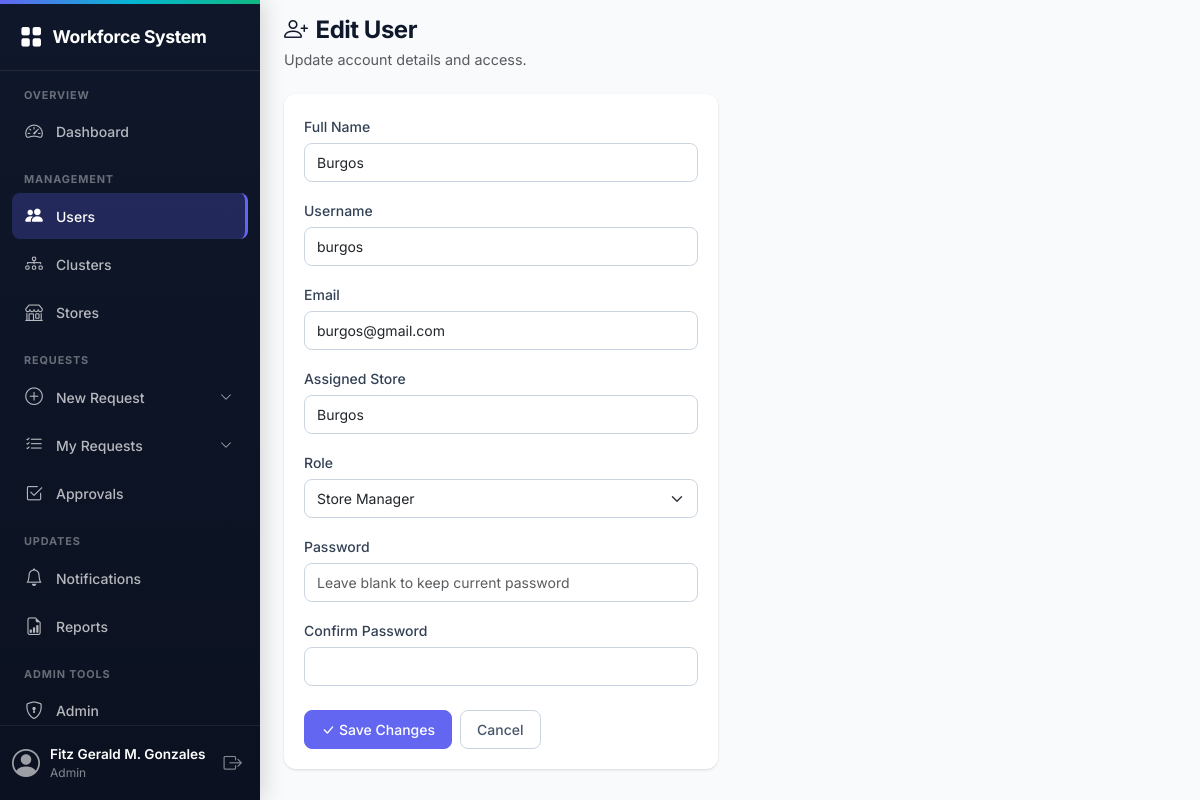
Page /admin/users/2/edit (signed in) on the committed database.
### models/user.py (models this page shows, shortened)
class User(UserMixin, db.Model):
    __tablename__ = 'users'
    id = db.Column(db.Integer, primary_key=True)
    full_name = db.Column(db.String(100), nullable=False)
    username = db.Column(db.String(80), unique=True, nullable=False)
    email = db.Column(db.String(120), unique=True, nullable=False)
    password_hash = db.Column(db.String(256), nullable=False)
    role = db.Column(db.String(20), nullable=False, default='requester')
    store_branch = db.Column(db.String(100), nullable=False)
    created_at = db.Column(db.DateTime, server_default=db.func.now())

### routes/admin.py (the view, shortened to what this page needs)
@admin.route('/users/<int:user_id>/edit', methods=['GET', 'POST'])
@login_required
def edit_user(user_id):
    if not admin_required():
        return render_template('admin/restricted.html')
    user = User.query.get_or_404(user_id)
    form = AdminUserForm(obj=user)
    return render_template('admin/user_form.html', form=form, mode='edit', user=user)

### routes/admin.py
class AdminUserForm(FlaskForm):
    full_name = StringField('Full Name', validators=[Length(max=100)])
    username = StringField('Username', validators=[Length(max=80)])
    email = StringField('Email', validators=[Length(max=120)])
    store_branch = StringField('Assigned Store', validators=[Length(max=100)])
    role = SelectField('Role', choices=ROLE_CHOICES)
    password = PasswordField('Password', validators=[Optional(), Length(min=6, max=128)])
    confirm_password = PasswordField(
        'Confirm Password',
        validators=[Optional(), EqualTo('password', message='Passwords must match.')],
    )

### models/__init__.py (called while the page is built)
@login_manager.user_loader
def load_user(user_id):
    from models.user import User
    return User.query.get(int(user_id))

### routes/admin.py (called while the page is built)
def admin_required():
    return current_user.role == 'admin'

### templates/admin/user_form.html (shortened to what this page needs)
{% extends "base.html" %}
{% block content %}
<div class="page-header">
    <h2><i class="bi bi-person-plus me-2"></i>{{ 'Edit User' if mode == 'edit' else 'New User' }}</h2>
    <p class="text-muted mb-0">{{ 'Update account details and access.' if mode == 'edit' else 'Create a new account for this system.' }}</p>
</div>
<div class="row">
    <div class="col-lg-6">
        <div class="card">
            <div class="card-body">
                <form method="POST" action="">
                    <div class="mb-3">
                        {{ form.full_name.label(class="form-label") }}
                        {{ form.full_name(class="form-control" + (" is-invalid" if form.full_name.errors else ""), placeholder="Juan Dela Cruz") }}
                    </div>
                    <div class="mb-3">
                        {{ form.username.label(class="form-label") }}
                        {{ form.username(class="form-control" + (" is-invalid" if form.username.errors else ""), placeholder="juan.dela.cruz") }}
                    </div>
                    <div class="mb-3">
                        {{ form.email.label(class="form-label") }}
                        {{ form.email(class="form-control" + (" is-invalid" if form.email.errors else ""), placeholder="name@example.com") }}
                    </div>
                    <div class="mb-3">
                        {{ form.store_branch.label(class="form-label") }}
                        {{ form.store_branch(class="form-control" + (" is-invalid" if form.store_branch.errors else ""), placeholder="Assigned store") }}
                    </div>
                    <div class="mb-3">
                        {{ form.role.label(class="form-label") }}
                        {{ form.role(class="form-select" + (" is-invalid" if form.role.errors else "")) }}
                    </div>
                    <div class="mb-3">
                        {{ form.password.label(class="form-label") }}
                        {{ form.password(class="form-control" + (" is-invalid" if form.password.errors else ""), placeholder=("Leave blank to keep current password" if mode == 'edit' else "")) }}
                    </div>
                    <div class="mb-4">
                        {{ form.confirm_password.label(class="form-label") }}
                        {{ form.confirm_password(class="form-control" + (" is-invalid" if form.confirm_password.errors else "")) }}
                    </div>
                    <div class="d-flex gap-2">
                        <button type="submit" class="btn btn-primary">
                            <i class="bi bi-check-lg me-1"></i>{{ 'Save Changes' if mode == 'edit' else 'Create User' }}
                        </button>
                        <a href="{{ url_for('admin.users') }}" class="btn btn-outline-secondary">Cancel</a>
                    </div>
                </form>
            </div>
        </div>
    </div>
</div>
{% endblock %}

### templates/base.html (shortened to what this page needs)
<!DOCTYPE html>
<html lang="en">
<head>
    <link href="https://cdn.jsdelivr.net/npm/bootstrap@5.3.2/dist/css/bootstrap.min.css" rel="stylesheet">
    <link href="https://cdn.jsdelivr.net/npm/bootstrap-icons@1.11.3/font/bootstrap-icons.css" rel="stylesheet">
    <link rel="stylesheet" href="{{ url_for('static', filename='css/style.css') }}">
</head>
<body class="{% if not current_user.is_authenticated %}auth-layout{% endif %}">
    <aside class="sidebar" id="sidebar">
        <div class="sidebar-brand">
            <a href="{{ url_for('dashboard.index') }}">
                <i class="bi bi-grid-fill"></i>
                <span>Workforce System</span>
            </a>
        </div>
        {% if current_user.is_authenticated %}
        <nav class="sidebar-nav">
            <div class="sidebar-section-label">Overview</div>
            <a class="nav-link" href="{{ url_for('dashboard.index') }}">
                <i class="bi bi-speedometer2"></i> Dashboard
            </a>
            {% if current_user.role == 'admin' %}
            <div class="sidebar-section-label">Management</div>
            <a class="nav-link" href="{{ url_for('admin.users') }}">
                <i class="bi bi-people-fill"></i> Users
            </a>
            <a class="nav-link" href="{{ url_for('admin.clusters') }}">
                <i class="bi bi-diagram-3"></i> Clusters
            </a>
            <a class="nav-link" href="{{ url_for('admin.stores') }}">
                <i class="bi bi-shop"></i> Stores
            </a>
            {% endif %}
            <div class="sidebar-section-label">Requests</div>
            <div class="nav-group">
                <a class="nav-link nav-toggle collapsed" data-bs-toggle="collapse" href="#newRequestMenu" role="button" aria-expanded="false">
                    <i class="bi bi-plus-circle"></i> New Request
                    <i class="bi bi-chevron-down nav-arrow"></i>
                </a>
            </div>
            <div class="nav-group">
                <a class="nav-link nav-toggle collapsed" data-bs-toggle="collapse" href="#myRequestsMenu" role="button" aria-expanded="false">
                    <i class="bi bi-list-check"></i> My Requests
                    <i class="bi bi-chevron-down nav-arrow"></i>
                </a>
            </div>
            {% if can_see_approvals %}
            <a class="nav-link" href="{{ url_for('approval.pending') }}">
                <i class="bi bi-check2-square"></i> Approvals
            </a>
            {% endif %}
            <div class="sidebar-section-label">Updates</div>
            <a class="nav-link" href="{{ url_for('notifications.index') }}">
                <i class="bi bi-bell"></i> Notifications
            </a>
            <a class="nav-link" href="{{ url_for('reports.index') }}">
                <i class="bi bi-file-earmark-bar-graph"></i> Reports
            </a>
            {% if current_user.role == 'admin' %}
            <div class="sidebar-section-label">Admin Tools</div>
            <a class="nav-link" href="{{ url_for('admin.dashboard') }}">
                <i class="bi bi-shield-lock"></i> Admin
            </a>
            {% endif %}
        </nav>
        <div class="sidebar-footer">
            <div class="user-info">
                <i class="bi bi-person-circle user-avatar"></i>
                <div class="user-text">
                    <div class="user-name">{{ current_user.full_name }}</div>
                    <div class="user-role">{{ current_user.role | replace('_', ' ') | title }}</div>
                </div>
            </div>
            <a href="{{ url_for('auth.logout') }}" class="btn-logout" title="Logout">
                <i class="bi bi-box-arrow-right"></i>
            </a>
        </div>
        {% endif %}
    </aside>
    <div class="main-content" id="mainContent">
        <div class="container-fluid px-4 py-3">
            {% block content %}{% endblock %}
        </div>
    </div>
</body>
</html>

### rows in the picture
User: full_name "Fitz Gerald M. Gonzales", role "Admin"
User: full_name "Burgos", username "burgos", email "burgos@gmail.com", store_branch "Burgos", role "Store Manager"

### other values in the picture
{{ 'Edit User' if mode == 'edit' else 'New User' }} "Edit User"
{{ 'Save Changes' if mode == 'edit' else 'Create User' }} "Save Changes"
